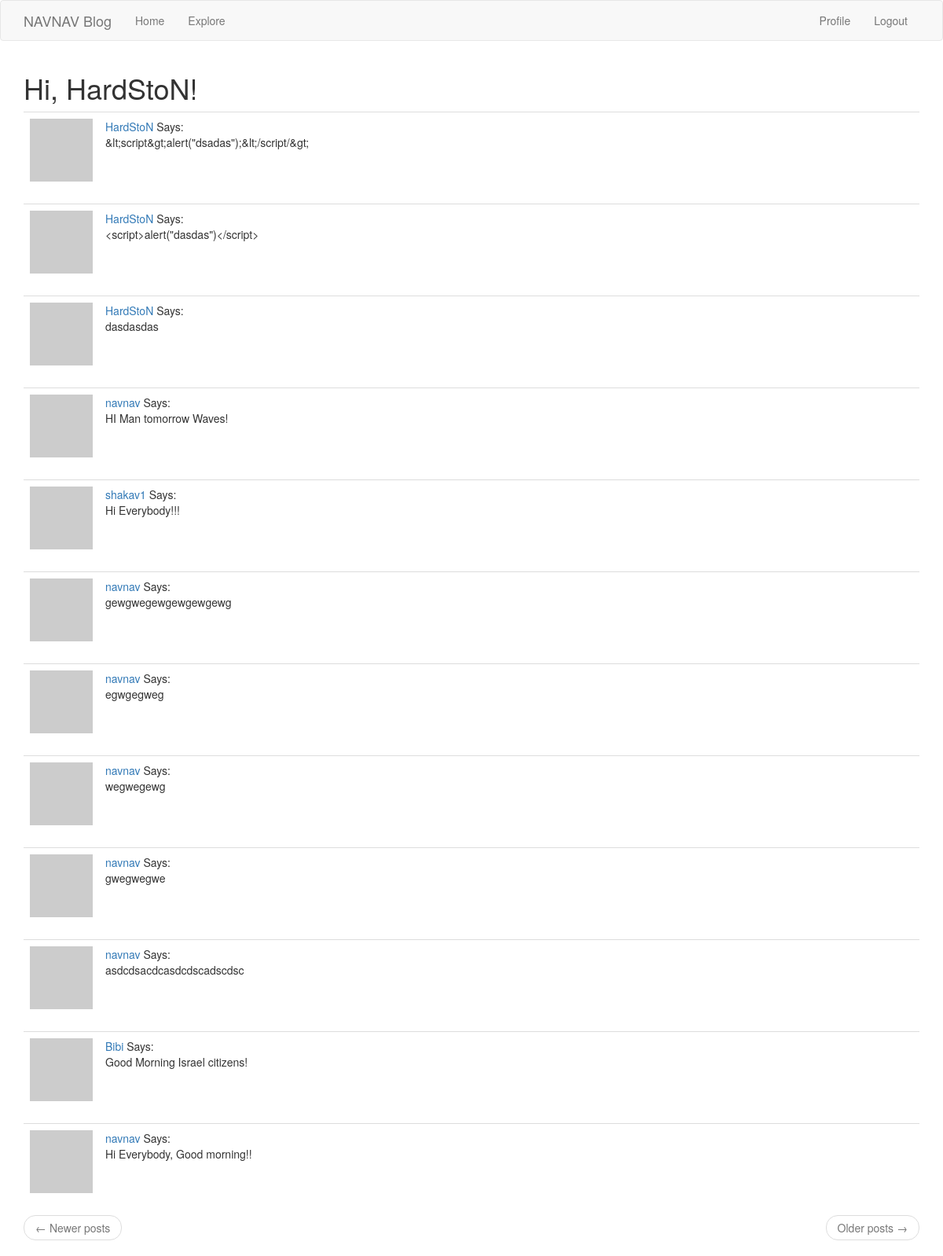
Screenshot of /explore (signed in) with the database file from the repository.
### blog_app/models.py (models this page shows, shortened)
class User(UserMixin, db.Model):
    id = db.Column(db.Integer, primary_key=True)
    username = db.Column(db.String(64), index=True, unique=True)
    email = db.Column(db.String(120), index=True, unique=True)
    password_hash = db.Column(db.String(128))
    posts = db.relationship('Post', backref='author', lazy='dynamic')
    about_me = db.Column(db.String(140))
    last_seen = db.Column(db.DateTime, default=datetime.utcnow())
    followed = db.relationship('User',
                               secondary=followers,
                               primaryjoin=(followers.c.follower_id == id),
                               secondaryjoin=(followers.c.followed_id == id),
                               backref=db.backref('followers', lazy='dynamic'),
                               lazy='dynamic'
                               )
    def avatar(self, size):
        digest = md5(self.email.lower().encode('utf-8')).hexdigest()
        return 'https://www.gravatar.com/avatar/{}?d=identicon&s={}'.format(digest, size)

class Post(db.Model):
    id = db.Column(db.Integer, primary_key=True)
    body = db.Column(db.String(140))
    timestamp = db.Column(db.Integer, index=True, default=datetime.utcnow())
    user_id = db.Column(db.Integer, db.ForeignKey('user.id'))

### blog_app/routes.py (the view)
@app.route('/explore')
@login_required
def explore():
    page = request.args.get('page', 1, type=int)
    posts = Post.query.order_by(Post.timestamp.desc()).paginate(page, app.config['POSTS_PER_PAGE'], False)
    next_url = url_for('explore', page=posts.next_num) if posts.has_next else None
    prev_url = url_for('explore', page=posts.prev_num) if posts.has_prev else None
    return render_template('home.html', title='Explore', posts=posts.items, next_url=next_url, prev_url=prev_url)

### blog_app/models.py (called while the page is built)
@login.user_loader
def load_user(id):
    return User.query.get(int(id))

### blog_app/routes.py (called while the page is built)
@app.before_request
def before_request():
    if current_user.is_authenticated:
        current_user.last_seen = datetime.utcnow()
        db.session.commit()

### blog_app/templates/home.html (shortened to what this page needs)
{% extends 'base.html' %}
{% import 'bootstrap/wtf.html' as wtf %}
{% block app_content %}
	<h1>Hi, {{ current_user.username }}!</h1>
    {% for post in posts %}
        {% include '_post.html' %}
    {% endfor %}
    <nav aria-label="...">
        <ul class="pager">
            <li class="previous{% if not prev_url %} disabled{% endif %}">
                <a href="{{ prev_url or '#' }}">
                    <span aria-hidden="true">&larr;</span> Newer posts
                </a>
            </li>
            <li class="next{% if not next_url %} disabled{% endif %}">
                <a href="{{ next_url or '#' }}">
                    Older posts <span aria-hidden="true">&rarr;</span>
                </a>
            </li>
        </ul>
    </nav>
{% endblock %}

### blog_app/templates/_post.html (shortened to what this page needs)
<table class="table table-hover">
    <tr>
        <td width="70px">
            <a href="{{ url_for('user', username=post.author.username) }}">
                <img src="{{ post.author.avatar(70) }}"></td>
        <td>
            <a href="{{ url_for('user', username=post.author.username) }}">
                {{ post.author.username }}
            </a>
            Says:<br>{{ post.body }}
        </td>
    </tr>
</table>

### rows the page displays
User: username "HardStoN"
Post: author.username "HardStoN", body "&lt;script&gt;alert(\"dsadas\");&lt;/script/&gt;"
Post: author.username "HardStoN", body "<script>alert(\"dasdas\")</script>"
Post: author.username "HardStoN", body "dasdasdas"
Post: author.username "navnav", body "HI Man tomorrow Waves!"
Post: author.username "shakav1", body "Hi Everybody!!!"
Post: author.username "navnav", body "gewgwegewgewgewgewg"
Post: author.username "navnav", body "egwgegweg"
Post: author.username "navnav", body "wegwegewg"
Post: author.username "navnav", body "gwegwegwe"
Post: author.username "navnav", body "asdcdsacdcasdcdscadscdsc"
Post: author.username "Bibi", body "Good Morning Israel citizens!"
Post: author.username "navnav", body "Hi Everybody, Good morning!!"
